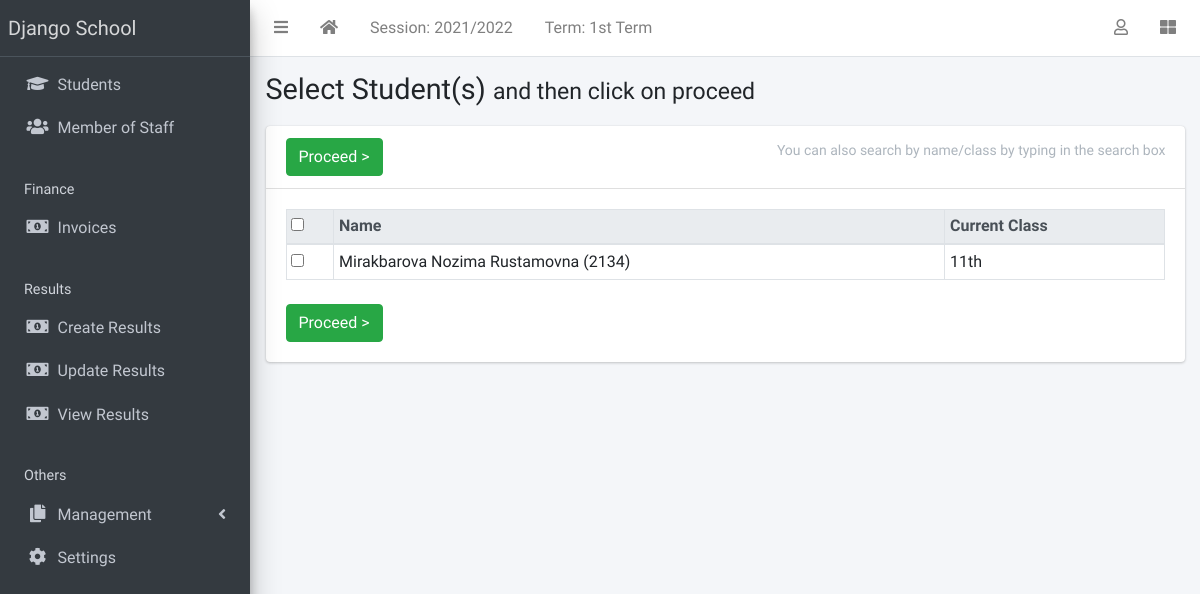
Page /result/create/ (signed in) on the earlier database version.
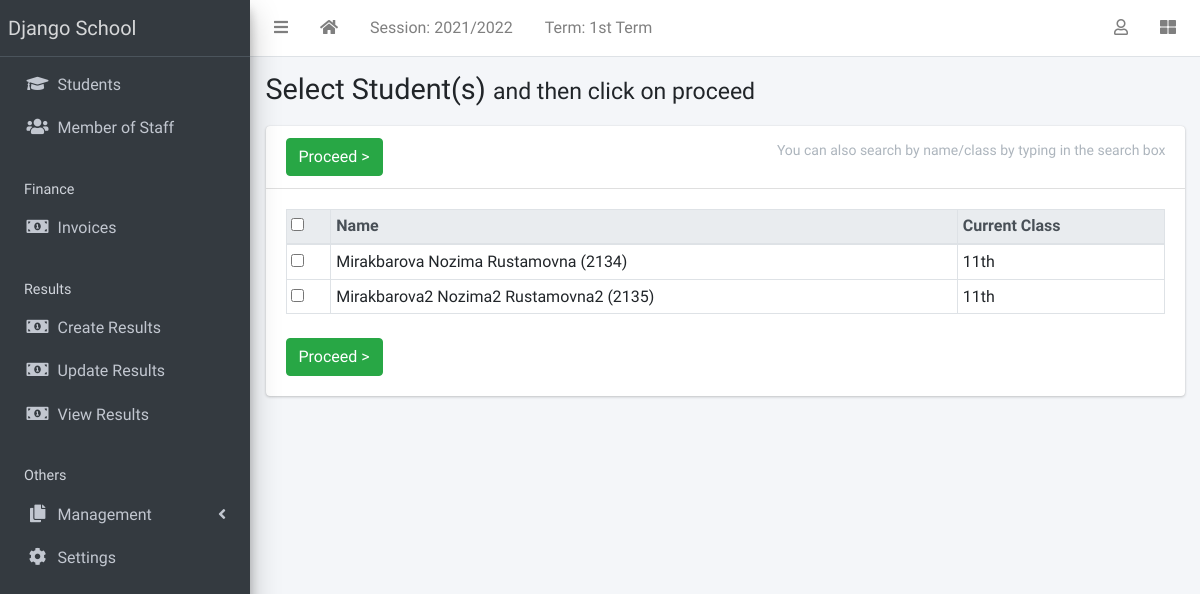
Same page on the later database version.
### apps/students/models.py (models this page shows, shortened)
class Student(models.Model):
    STATUS_CHOICES = [("active", "Active"), ("inactive", "Inactive")]
    GENDER_CHOICES = [("male", "Male"), ("female", "Female")]
    current_status = models.CharField(
        max_length=10, choices=STATUS_CHOICES, default="active"
    )
    registration_number = models.CharField(max_length=200, unique=True)
    surname = models.CharField(max_length=200)
    firstname = models.CharField(max_length=200)
    other_name = models.CharField(max_length=200, blank=True)
    gender = models.CharField(max_length=10, choices=GENDER_CHOICES, default="male")
    date_of_birth = models.DateField(default=timezone.now)
    current_class = models.ForeignKey(
        StudentClass, on_delete=models.SET_NULL, blank=True, null=True
    )
    date_of_admission = models.DateField(default=timezone.now)
    mobile_num_regex = RegexValidator(
        regex="^[0-9]{10,15}$", message="Entered mobile number isn't in a right format!"
    )
    parent_mobile_number = models.CharField(
        validators=[mobile_num_regex], max_length=13, blank=True
    )
    address = models.TextField(blank=True)
    others = models.TextField(blank=True)
    passport = models.ImageField(blank=True, upload_to="students/passports/")
    class Meta:
        ordering = ["surname", "firstname", "other_name"]
    def __str__(self):
        return f"{self.surname} {self.firstname} {self.other_name} ({self.registration_number})"

### apps/corecode/models.py (models this page shows)
class StudentClass(models.Model):
    name = models.CharField(max_length=200, unique=True)
    class Meta:
        verbose_name = "Class"
        verbose_name_plural = "Classes"
        ordering = ["name"]
    def __str__(self):
        return self.name

### apps/result/views.py (the view, shortened to what this page needs)
# urls.py: path("create/", create_result, name="create-result"),
@login_required
def create_result(request):
    students = Student.objects.all()
    return render(request, "result/create_result.html", {"students": students})

### apps/corecode/context_processors.py (called while the page is built)
def site_defaults(request):
    current_session = AcademicSession.objects.get(current=True)
    current_term = AcademicTerm.objects.get(current=True)
    vals = SiteConfig.objects.all()
    contexts = {
        "current_session": current_session.name,
        "current_term": current_term.name,
    }
    for val in vals:
        contexts[val.key] = val.value
    return contexts

### apps/result/templates/result/create_result.html (shortened to what this page needs)
{% extends 'base.html' %}
{% block title %}
  Select Student(s) <span class="small">and then click on proceed</span>
{% endblock title %}
{% block content-header %}
  <form method="POST">
  <div class="card-header">
    <h3 class="card-title">
      <input type="submit" class="btn btn-success" value="Proceed >">
    </h3>
    <div class="card-tools">
      <p class="small btn btn-tool">You can also search by name/class by typing in the search box</p>
    </div>
  </div>
{% endblock content-header %}
{% block content %}
  <table id="studenttable" class="table table-sm table-bordered" data-page-length='100'>
    <thead class="thead-light">
      <tr>
        <th><input type="checkbox" id="selecter"></th>
        <th>Name</th>
        <th>Current Class</th>
      </tr>
    </thead>
    <tbody>
      {% for student in students %}
        <tr>
          <td><input type="checkbox" id="{{ student.id }}" name="students" value="{{ student.id}}"></td>
          <td>{{student}} </td>
          <td>{{student.current_class}}</td>
        </tr>
      {% endfor %}
    </tbody>
  </table>
  <input type="submit" class="btn btn-success mt-2" value="Proceed >">
</form>
{% endblock content %}

Differences in the rows shown:
added Student: surname+firstname+other_name "Mirakbarova2 Nozima2 Rustamovna2 (2135)", current_class "11th"
